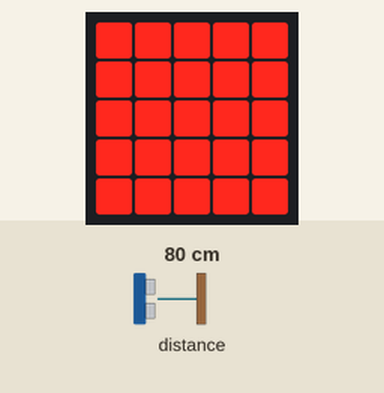
Simulated run of this program. Board: BBC micro:bit (MakeCode). Shown: the board's 5×5 LED display. The inputs (shaded band) are chosen by the test bench; at power-on: distance to the obstacle 80 cm.

Above: at 1.2 s.
1.3 s: distance to the obstacle set to 95 cm
2.9 s: distance to the obstacle set to 103 cm
At 3.9 s:
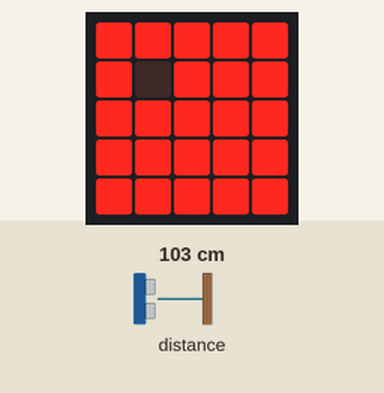
4.4 s: distance to the obstacle set to 2 cm
At 4.8 s:
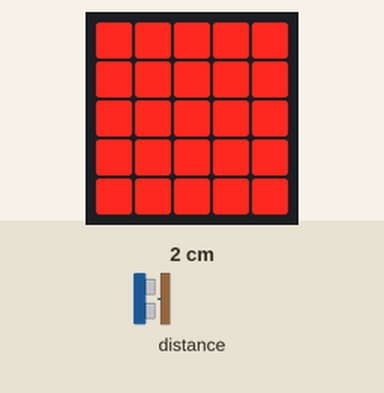
5.9 s: distance to the obstacle set to 120 cm
At 7.1 s:
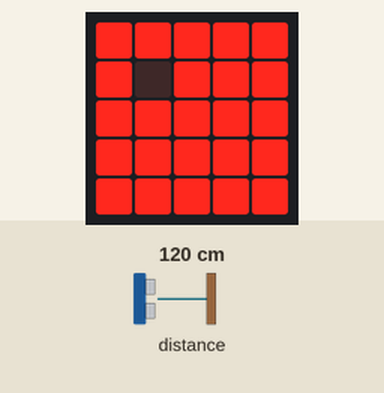
Timing chart, 0 to 8.6 s (numbered marks = the images above; inputs shaded):
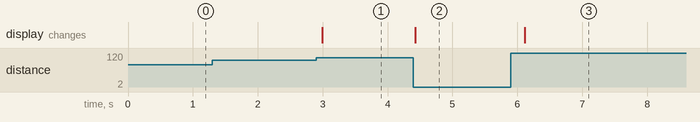

The program:

main.ts
```typescript
basic.forever(function () {
    if (grove.measureInCentimeters(DigitalPin.P0) < 100) {
        led.plot(1, 1)
        basic.showLeds(`
            # # # # #
            # # # # #
            # # # # #
            # # # # #
            # # # # #
            `)
        basic.pause(1)
    } else {
        led.unplot(1, 1)
    }
})
```

test.ts
```typescript
// テストはここに来ます。このパッケージが拡張機能として使用されるときにはコンパイルされません。
```

Measured:
- the behaviour switches between 99 and 100 cm on distance to the obstacle (found by bisection; images 0 and 1)
- after the input at 1.3 s, every drawn part: stays the same
- after the input at 2.9 s, the display: changes after 0.09 s (image 1)
- after the input at 4.4 s, the display: changes at once (image 2)
- after the input at 5.9 s, the display: changes after 0.22 s (image 3)
